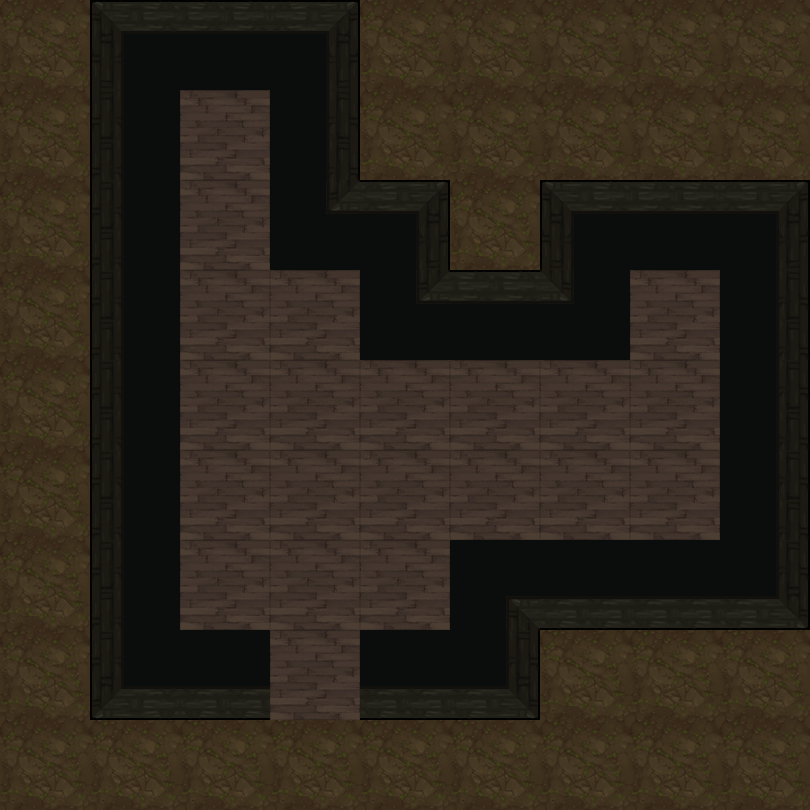

The image is a tile-based game level rendered from a .tmx file. Its description and source (layers, tilesets, objects; grid data summarised) follow:
An orthogonal 9x9 tile map with 90x90 px tiles, 2 tile layers (地形, 障碍) and 22 objects (18x map, 2x spring, bed, door).

<map version="1.5" tiledversion="1.7.2" orientation="orthogonal" renderorder="right-down" width="9" height="9" tilewidth="90" tileheight="90" infinite="0" nextlayerid="4" nextobjectid="29">
 <tileset firstgid="1" name="1" tilewidth="90" tileheight="90" tilecount="100" columns="10">
  <image source="4.png" trans="ff00ff" width="900" height="900" />
 </tileset>
 <layer id="1" name="地形" width="9" height="9">
  <data>[81 cells, 81 non-empty, 2 distinct tile ids]</data>
 </layer>
 <layer id="2" name="障碍" width="9" height="9">
  <data>[81 cells, 29 non-empty, 13 distinct tile ids]</data>
 </layer>
 <objectgroup id="3" name="对象">
  <object id="2" name="bed" x="450" y="360" width="90" height="90" />
  <object id="4" name="map" x="270" y="450" width="90" height="90" />
  <object id="7" name="map" x="360" y="450" width="90" height="90" />
  <object id="8" name="map" x="540" y="450" width="90" height="90" />
  <object id="10" name="map" x="630" y="450" width="90" height="90" />
  <object id="11" name="map" x="630" y="360" width="90" height="90" />
  <object id="12" name="map" x="540" y="360" width="90" height="90" />
  <object id="14" name="map" x="360" y="360" width="90" height="90" />
  <object id="15" name="map" x="270" y="360" width="90" height="90" />
  <object id="16" name="map" x="180" y="450" width="90" height="90" />
  <object id="17" name="map" x="180" y="360" width="90" height="90" />
  <object id="18" name="map" x="180" y="270" width="90" height="90" />
  <object id="19" name="map" x="270" y="270" width="90" height="90" />
  <object id="20" name="map" x="180" y="180" width="90" height="90" />
  <object id="21" name="map" x="180" y="90" width="90" height="90" />
  <object id="22" name="map" x="450" y="450" width="90" height="90" />
  <object id="23" name="map" x="270" y="540" width="90" height="90">
   <properties>
    <property name="weapon" type="int" value="1" />
   </properties>
  </object>
  <object id="24" name="map" x="360" y="540" width="90" height="90">
   <properties>
    <property name="weapon" type="int" value="2" />
   </properties>
  </object>
  <object id="25" name="map" x="180" y="540" width="90" height="90">
   <properties>
    <property name="weapon" type="int" value="3" />
   </properties>
  </object>
  <object id="26" name="spring" x="450" y="180" width="90" height="90">
   <properties>
    <property name="direction" value="3" />
   </properties>
  </object>
  <object id="27" name="spring" x="630" y="270" width="90" height="90">
   <properties>
    <property name="direction" value="1" />
   </properties>
  </object>
  <object id="28" name="door" x="270" y="630" width="90" height="90">
   <properties>
    <property name="LorR" type="int" value="1" />
    <property name="motion" type="int" value="4" />
    <property name="rotate" type="int" value="0" />
   </properties>
  </object>
 </objectgroup>
</map>
